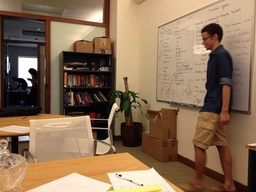
#> input picture week05/tourist_1.jpg, 256 x 192 px, shrunk from 653 x 490 before the run
$ python 10_tourist.py
#> lines starting #> are read from the running program, lines starting #| are printed output that depends on the picture
### week05/ImageWriter.py
import cv2
import random
import sys


class IWimage():
    def __init__(self, fn, p):
#> called with fn = 'tourist_1.jpg'
        self.filename = fn
#> self.filename = 'tourist_1.jpg'
        self.windowname = fn+str(random.randint(1, 10))
        self.picShown = False
        self.pic = p
#> self.pic is the input picture: shape (192, 256, 3); mean B, G, R 85.5, 111.1, 137.9
        self.height = 0
        self.width = 0
        self.error = True
        if type(p) != type(None):
            self.error = False
            self.height, self.width, _ = p.shape
#> self.height = 192; self.width = 256
##
# This function loads the image name passed in.
# The function will pass back a reference to the
# picture which needs to be stored for any future processing.
# This function will not show the image


def loadPicture(filename):

    pic = IWimage(filename, cv2.imread(filename, cv2.IMREAD_COLOR))
    if pic.error:
        print(f"Error: Could not open {filename}", file=sys.stderr)
        return None
    return pic

##
# This function shows the image passed in as parameter.


def showPicture(pic):
    if pic == None or type(pic.pic) == type(None):
        return
    cv2.imshow(pic.windowname, pic.pic)
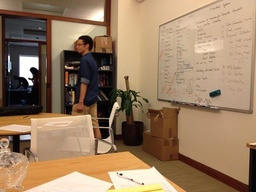
#> window 'tourist_5.jpg9': shape (192, 256, 3); mean B, G, R 97.7, 125.1, 152.7
    cv2.waitKey(1)

##
# This function shows the image passed in as parameter.


def updatePicture(pic):
    if pic == None or type(pic.pic) == type(None):
        return
    cv2.imshow(pic.windowname, pic.pic)
    cv2.waitKey(1)

##
# This function returns the width of the picture as an integer.


def getWidth(pic):
    if pic == None:
        return 0
    return pic.width

##
# This function returns the height of the picture as an integer.


def getHeight(pic):
    if pic == None:
        return 0
    return pic.height


##
# This function returns the color at location x, y of the picture.
# The color is returned as a list of three values
# representing the red, green, and blue component of the color.
def getColor(pic, x, y):
    if pic == None or type(pic.pic) == type(None):
        return None
    if getHeight(pic) > y and getWidth(pic) > x:
        cl = pic.pic[y][x]
        return [int(cl[2]), int(cl[1]), int(cl[0])]
    else:
        return None
##
# Sets the color of the location x, y to color passed in.
# The color is a list of three elements representing the
# red, green, and blue component of the color


def setColor(pic, x, y, col):
    if pic == None or type(pic.pic) == type(None):
        return
    if (len(col) == 3 and 0 <= col[0] <= 255
        and 0 <= col[1] <= 255 and 0 <= col[2] <= 255
            and getWidth(pic) > x and getHeight(pic) > y):
        temp = col[2]
        col[2] = col[0]
        col[0] = temp
        pic.pic[y][x] = col


##
# This function will save the picture passed in as a file
# using the name passed in the variable filename.
# Make sure that the string filename has the proper
# file extension for an image. File names can have
# extensions "gif", "jpg", "bmp".
# [14 lines left out: functions savePicture, closeWindow, not called in this run]

### week05/10_tourist.py
import ImageWriter

files = ["tourist_1.jpg", "tourist_2.jpg","tourist_3.jpg", "tourist_4.jpg", "tourist_5.jpg", "tourist_6.jpg"]

pics = []
for file in files:
    pic = ImageWriter.loadPicture(file)
    pics.append(pic)

ImageWriter.showPicture(pics[4])

width = ImageWriter.getWidth(pics[4])
height = ImageWriter.getHeight(pics[4])

print("width:",width)
print("height:",height)

for i in range(width):
    ImageWriter.updatePicture(pics[4])
    for j in range(height):

        r = []
        g = []
        b = []
        for p in pics:
            colors = ImageWriter.getColor(p, i, j)
            r.append(colors[0])
            g.append(colors[1])
            b.append(colors[2])
        #print(r,g,b)

        newColor = [0,0,0]
        newColor[0] = sorted(r)[len(r)//2]
        newColor[1] = sorted(g)[len(g)//2]
        newColor[2] = sorted(b)[len(b)//2]

        ImageWriter.setColor(pics[4], i, j, newColor)
#> this loop made 256 passes

ImageWriter.updatePicture(pics[4])
